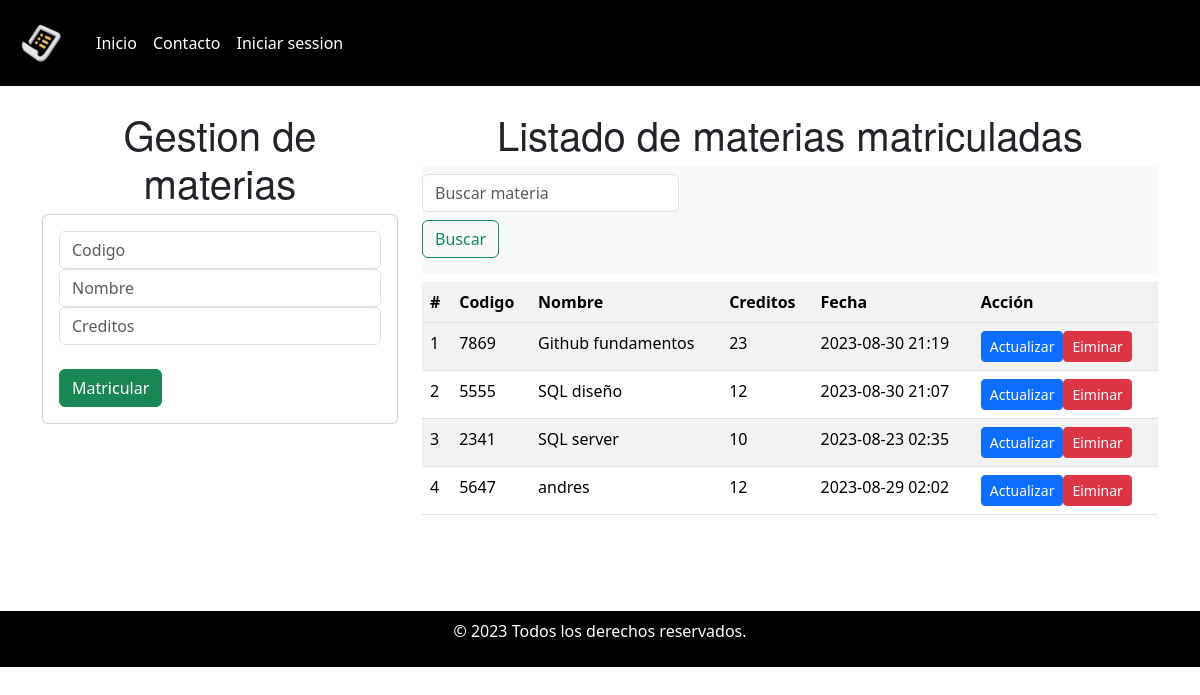
Before: /home/ with the older database file.
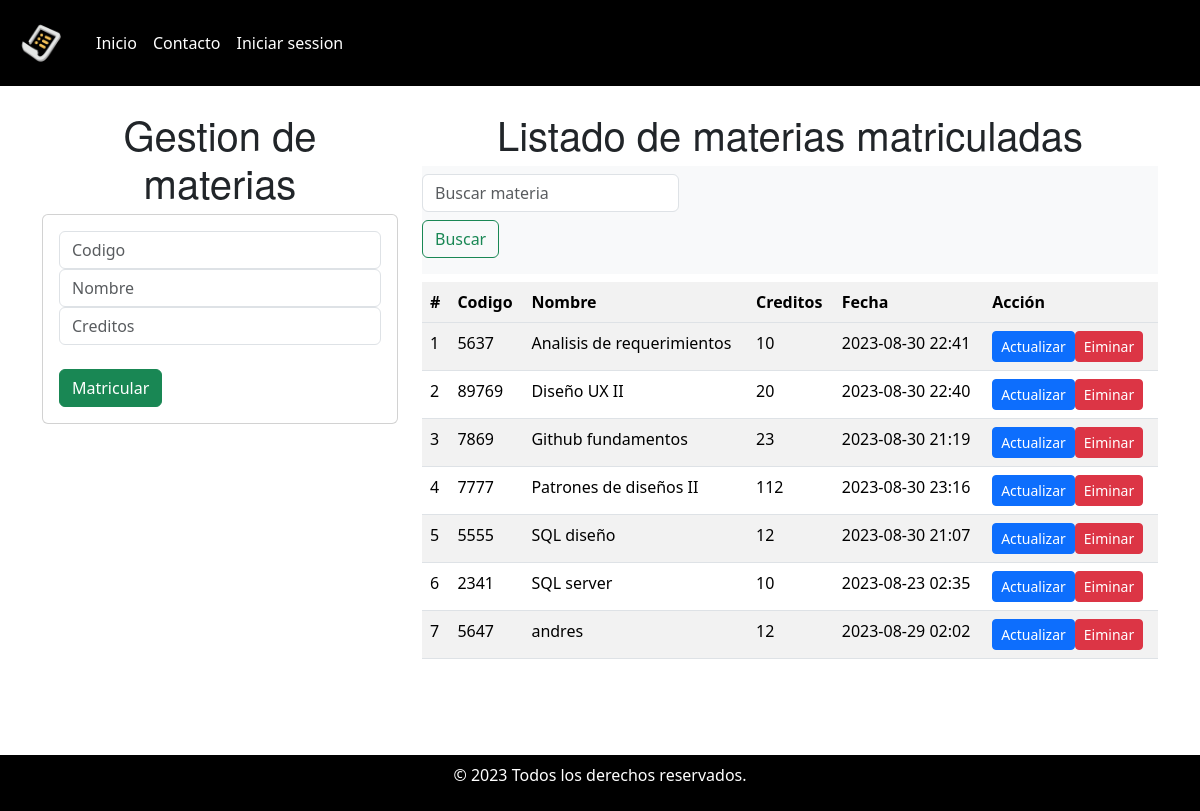
After: the same page with the newer database file.
### GestionarMaterias/models.py (models this page shows, shortened)
class MaricularMaterias(models.Model):
    id = models.CharField(primary_key=True,  max_length=5)
    nombre = models.CharField(max_length=40, blank=False, null=False)
    creditos = models.PositiveSmallIntegerField(blank=False, null=False)
    fecha = models.DateTimeField(auto_now=True)

### GestionarMaterias/views.py (the view)
# urls.py: path('home/', views.home, name="home" ),
def home(request):
    materias = MaricularMaterias.objects.all().order_by("nombre")
    contexto = {"materias": materias}
    return render(request, "gestionMaterias.html", context=contexto)

### GestionarMaterias/templates/gestionMaterias.html (shortened to what this page needs)
{% extends "main.html" %}
{% load static %}
{% block body %}
<div class="row">
    <link rel="stylesheet" href="{% static "styles/font.css" %}">
    <div class="col-sm-12 col-md-6 col-lg-4 col-xl-4">
        <h1><center> Gestion de materias</center></h1>
        <div class="card">
            <div class="card-body">
                <form action="{% url 'register' %}" method="POST">
                    <div class="form-group">
                        <input type="text"  name="codigo" class="form-control" placeholder="Codigo" required>
                    </div>
                    <div class="form-group">
                        <input type="text"  name="nombre" class="form-control" placeholder="Nombre"  max="40" required>
                    </div>
                    <div class="form-group">
                        <input type="text" name="creditos" class="form-control" placeholder="Creditos" required>
                    </div>
                    <div class="form-group">
                        <br>
                        <button type="submit" id="matricular" class="btn btn-success "> Matricular</button>
                    </div>
                </form>
            </div>
        </div>
    </div>
<div class="col-sm-12 col-md-6 col-lg-8 col-xl-8">
    <h1> <center> Listado de materias matriculadas</center></h1>
    <nav class="navbar navbar-light bg-light">
        <form class="form-inline align-content-end" name="q" method="GET" action="{% url "search" %}">
          <input class="form-control mr-sm-0" type="search" placeholder="Buscar materia" aria-label="Search" required>
          <button class="btn btn-outline-success my-2 my-xxl-4" type="submit">Buscar</button>
        </form>
      </nav>
    <div class="table-responsive py-2">
        <table class="table table-striped">
            <thhead>
                <tr>
                    <th> #</th>
                    <th>Codigo</th>
                    <th>Nombre</th>
                    <th>Creditos</th>
                    <th>Fecha</th>
                    <th>Acción</th>
                </tr>
            </thhead>
            <tbody>
                {% for materia in materias %}
                <tr>
                    <td>{{forloop.counter}}</td>
                    <td>{{materia.id}}</td>
                    <td>{{materia.nombre}}</td>
                    <td>{{materia.creditos}}</td>
                    <td>{{materia.fecha|date:"Y-m-d H:i"}}</td>
                    <td>
                        <div class="btn-group" role="group" aria-label="Botones de Acción">
                            <form action="{% url "update" %}" method="POST">
                                <button id="update" class="btn btn-sm btn-primary"> Actualizar </button>
                            </form>
                            <br>
                            <form action="{% url "delete" materia.id %}" method="POST">
                                <button id="delete" class="btn btn-sm btn-danger" onclick=preventDelete()> Eiminar </button>
                            </form>
                        </div>
                      </td>
                </tr>
                {% endfor %}
            </tbody>
        </table>
    </div>
</div>
</div>
{% endblock %}

Changed rows visible on the page:
added MaricularMaterias: id "5637", nombre "Analisis de requerimientos", creditos "10", fecha "2023-08-30 22:41"
added MaricularMaterias: id "89769", nombre "Diseño UX II", creditos "20", fecha "2023-08-30 22:40"
added MaricularMaterias: id "7777", nombre "Patrones de diseños II", creditos "112", fecha "2023-08-30 23:16"
